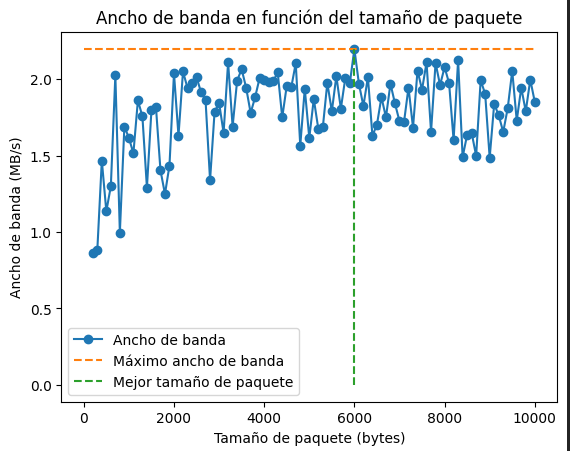
#> input picture Tarea 2/tarea1.png, 570 x 451 px
$ jupyter execute --allow-errors tarea2.ipynb
#> lines starting #> are read from the running program, lines starting #| are printed output that depends on the picture
### Tarea 1/jsockets.py
# jsockets para Python3
# sería bonito tener soporte para multicast
import socket
import sys


# accept no aporta nada en realidad...
def accept(s):
    return s.accept()


def socket_tcp_bind(port):
    return socket_bind(socket.SOCK_STREAM, port)


def socket_udp_bind(port):
    return socket_bind(socket.SOCK_DGRAM, port)


# [26 lines left out: function socket_bind, not called in this run]


def socket_tcp_connect(server, port):
    return socket_connect(socket.SOCK_STREAM, server, port)


def socket_udp_connect(server, port):
    return socket_connect(socket.SOCK_DGRAM, server, port)


# def socket_udp_unconnect(s):
#    return s.connect((0, 0)) # no funciona con '' ni None ni 0


def socket_connect(type, server, port):
#> called with type = 2, server = 'anakena.dcc.uchile.cl', port = '1819'
    s = None
    for res in socket.getaddrinfo(server, port, socket.AF_UNSPEC, type):
        af, socktype, proto, canonname, sa = res
        try:
            s = socket.socket(af, socktype, proto)
        except socket.error as msg:
            s = None
            continue
        try:
            s.connect(sa)
        except socket.error as msg:
            s.close()
            s = None
            continue
        break

    return s

### Tarea 2/tarea2.ipynb
# Tarea 2 - Redes: Medidor ancho de banda UDP Go-Back-N
---
### *Pablo Skewes*

## Realización del experimento

[cell 1]
from pathlib import Path
from tqdm import tqdm
import os
import sys
import time
import numpy as np
import time
import pandas as pd
import matplotlib.pyplot as plt
import subprocess
from contextlib import contextmanager
from sklearn.model_selection import ParameterGrid

import jsockets
from go_back_n import compute_bandwidth
from timer import Timer

Definamos las globales para conectarnos al servidor.

[cell 2]
FILEPATH = Path('/etc/services').resolve()
SERVER_URL = 'anakena.dcc.uchile.cl'
SERVER_PORT = '1819'

Podemos usar el "main" del programa para realizar un experimento de prueba y ver que todo funciona correctamente.

#> (a cell that did not finish here is left out)

Vemos que recuperamos un diccionario con los resultados como esperábamos, ahora podemos realizar el experimento completo para distintas combinaciones de valores.

[cell 4]
packet_sizes = list(range(1000, 10000, 1000)) + [9999]
window_sizes = [1, 5, 10, 20]
losses = [0, 0.1, 0.2, 0.3, 0.4, 0.5]
timeouts = [1, 5, 10, 20, 50, 100, 200, 500, 1000]

params = ParameterGrid({
    'packet_size': packet_sizes,
    'window_size': window_sizes,
    'loss': losses,
    'timeout': timeouts,
})

print(f"En total hay {len(params)} combinaciones de parámetros")

[cell 5]
results = []

for i, param in tqdm(enumerate(params), total=len(params)):
    verbose = False

    init_time = time.time()
    try:
        socket = jsockets.socket_udp_connect(SERVER_URL, SERVER_PORT)
        if socket is None:
            print("No se pudo abrir el socket")
            sys.exit(1)

        if verbose:
            print(f"Experiment {i+1}/{len(params)}")
            print(f"Parameters: {param}")

        data = compute_bandwidth(
            socket=socket,
            packet_size=param['packet_size'],
            timeout=param['timeout'],
            loss=param['loss'],
            window_size=param['window_size'],
            filepath=FILEPATH,
            verbose=verbose,
        )

        result = {
            'data_size': data['data_size'],
            'bytes_received': data['bytes_received'],
            'send_time': data['send_time'],
            'bandwidth': data['bandwidth'],
            'packet_size': param['packet_size'],
            'window_size': param['window_size'],
            'loss': param['loss'],
            'timeout': param['timeout'],
        }

    except Exception as e:
        # print("Experiment failed with parameters:")
        # print(param)
        result = {
            'data_size': np.nan,
            'bytes_received': np.nan,
            'send_time': np.nan,
            'bandwidth': np.nan,
            'packet_size': param['packet_size'],
            'window_size': param['window_size'],
            'loss': param['loss'],
            'timeout': param['timeout'],
        }

    results.append(result)

    time.sleep(0.1)

#> (a cell that did not finish here is left out)

[cell 7]
df = pd.DataFrame.from_records(results)

#> (a cell that did not finish here is left out)

## Análisis de Resultados

### Experimentos fallidos

[cell 9]
perc = df['bandwidth'].isna().sum() / len(df)
print(f"Porcentaje de experimentos fallidos: {perc:.2%}")

failed = df[df['bandwidth'].isna()]

[cell 10]
fig, axs = plt.subplots(2, 2, figsize=(12, 12))
axs = axs.flatten()

for i, param in enumerate(['packet_size', 'window_size', 'loss', 'timeout']):
    failed[param].value_counts().plot.pie(autopct='%1.1f%%', ax=axs[i])
    axs[i].set_title(f'Porcentaje de experimentos fallidos por {param}')
    axs[i].set_ylabel('')
    axs[i].set_xlabel('')
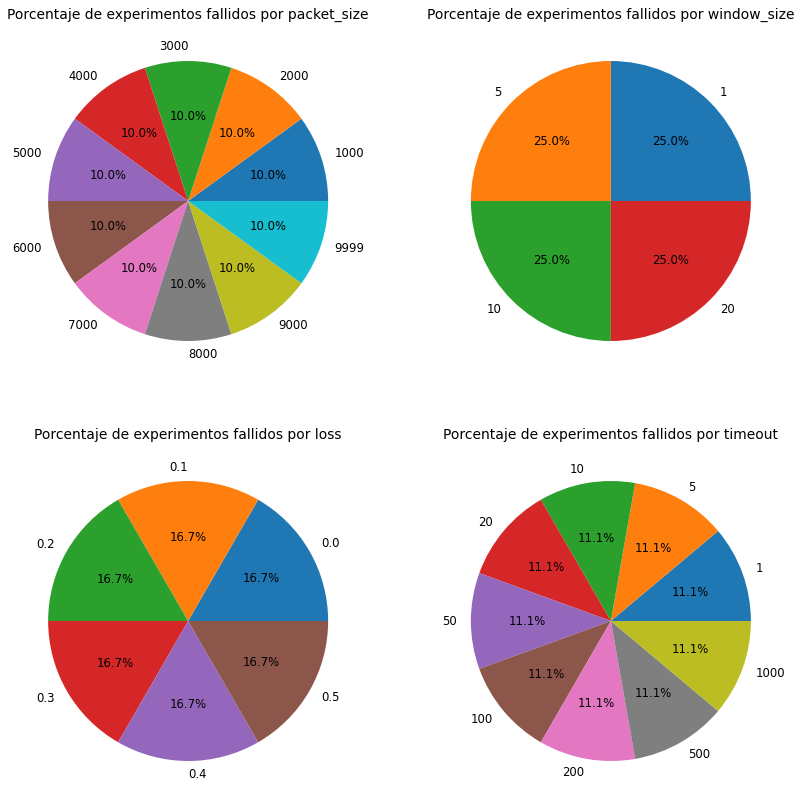
#> figure drawn by matplotlib, 4 panels

Podemos ver que de 2100 experimentos aproximadamente, unos 200 fallaraon y fueron principalmente por problemas de timeout, parece ser que 1ms es muy poco para que el servidor alcance a responder.

Ahora podemos eliminar los experimentos que fallaron para analizar los resultados.

[cell 11]
df = df.dropna().reset_index(drop=True)

## Pérdida de paquetes

[cell 12]
(df['data_size'] - df['bytes_received']).sum()

De los datos podemos ver que ningún experimento tuvo pérdida de paquetes, esto es porque el protocolo Go-Back-N tiene un mecanismo de retransmisión de paquetes que permite recuperarse de pérdidas de paquetes. Aunque no podremos estar 100% seguros de que no haya habido ningún error, podemos decir que la probabilidad de que haya ocurrido es muy baja y que los experimentos fueron exitosos.

[cell 13]
df

## Comparación con otros clientes

### Stop and Wait

[cell 14]
def get_number_regx(s):
    return ''.join([c for c in s if c.isdigit()])

@contextmanager
def supress_stdout():
    old_stdout = sys.stdout
    try:
        sys.stdout = open(os.devnull, 'w')
        yield
    finally:
        sys.stdout = old_stdout

[cell 15]
def execute_stop_and_wait(size: int, timeout: int, loss: float, filepath: str, server_url: str, server_port: str):
    try:
        cmd = f"python bwc-sw.py {size} {timeout} {loss} {filepath} {server_url} {server_port}"
        with supress_stdout():
            output = subprocess.check_output(cmd, shell=True)
        output = output.decode('utf-8')
        output = output.split('\n')[-2]
        output = output.split(', ')
    except Exception as e:
        print(e)
        return {
            'bytes_received': np.nan,
            'send_time': np.nan,
            'bandwidth': np.nan,
        }
    return {
        'bytes_received': int(get_number_regx(output[0])),
        'send_time': float(get_number_regx(output[1])),
        'bandwidth': float(get_number_regx(output[2]))
    }

#> (the rest of this cell did not finish here and is left out)

Logramos transformar el script dado en clases para el cliente StopAndWait en una función que devuelva los valores en un diccionario para poder compararlos con los resultados del cliente Go-Back-N.

[cell 16]
print(f"Vamos a probar el cliente con los siguientes parámetros:")
print(f"{packet_sizes=}")
print(f"{timeouts=}")
print(f"{losses=}")

[cell 17]
params_stop_and_wait = ParameterGrid({
    'packet_size': packet_sizes,
    'timeout': timeouts,
    'loss': losses,
})
print(f"En total hay {len(params_stop_and_wait)} combinaciones de parámetros")

[cell 18]
results_stop_and_wait = []
#> (the rest of this cell did not finish here and is left out)

[cell 19]
stop_and_wait_df = pd.DataFrame.from_records(results_stop_and_wait)

[cell 20]
stop_and_wait_df = stop_and_wait_df.dropna().reset_index(drop=True)

[cell 21]
stop_and_wait_df

[cell 22]
print(f"Recuperamos {len(stop_and_wait_df)} experimentos exitosos")

#> (a cell that did not finish here is left out)

Hubieron a penas 3 casos que perdieron bytes. Pero los vamos a eliminar para poder comparar los resultados.

#> (a cell that did not finish here is left out)

[cell 25]
stop_and_wait_df

### De la Tarea 1 podemos tomar el gráfico ya existente para el análisis

[cell 26]
plt.imshow(plt.imread('tarea1.png'));

Con todo esto podemos responder las preguntas.

# Pregunta 1

*Genere algunos experimentos con diversos tamaños de paquete, venta-
na, timeout y pérdidas y haga una recomendación de valores a utilizar
para las distintas pérdidas. Compare con la Tarea1 y con el cliente
stop-and-wait. Grafique sus resultados.*

Lo que queremos estudiar es el ancho de banda, por lo que vamos a graficar esto en el eje z siempre, y el resto de los parámetros los podremos representar de distinta forma:
- en el eje x: tamaño de paquete
- en el eje y: probabilidad de pérdida
- en el color: timeout
- en el tamaño de los puntos: tamaño de ventana

[cell 27]
import plotly.express as px
from copy import deepcopy

[cell 28]
fig = px.scatter_3d(
    df,
    x='packet_size',
    y='timeout',
    z='bandwidth',
    color='loss',
    opacity=0.7,
    size='window_size',
    hover_data=['send_time'],
    title='Bandwidth vs packet_size, timeout, loss, window_size',
    labels={
        'packet_size': 'Tamaño de paquete',
        'bandwidth': 'Ancho de banda',
        'timeout': 'Timeout',
        'loss': 'Probabilidad de pérdida',
        'window_size': 'Tamaño de ventana',
        'send_time': 'Tiempo de envío',
    },
    width=1000,
    height=800,
)

fig.update_layout(
    scene = dict(
        xaxis_title='Tamaño de paquete',
        yaxis_title='Timeout',
        zaxis_title='Ancho de banda',
    ),
    scene_aspectmode='cube',
    title={
        'text': 'Bandwidth vs packet_size, timeout, loss, window_size',
        'y': 0.9,
        'x': 0.5,
        'xanchor': 'center',
        'yanchor': 'top'
    },
)

print()

[cell 29]
fig.show()

Del gráfico podemos concluir lo siguiente:
- Claramente se ve que a mayor probabilidad de pérdida, menor es el ancho de banda. Esto es porque el protocolo tiene que retransmitir más paquetes.
- El tamaño de ventana se distribuye de forma uniforme o un poco aleatoria, no se ve una tendencia clara y parece depender de los otros parámetros.
- El timeout tampoco se ve una tendencia clara, asi que podemos plotearlo más en específico.

#> (a cell that did not finish here is left out)

Vemos que a menor timeout mejor se aprovecha el ancho de banda, esto es porque el protocolo tiene que esperar menos tiempo para retransmitir paquetes. Sin embargo ya vimos que muchos experimentos fallaron para timeout=1, por lo que es mejor descartarlo.

Los puntos interesantes a analizar puede ser:

[cell 31]
plt.imshow(plt.imread('optimo.png'));
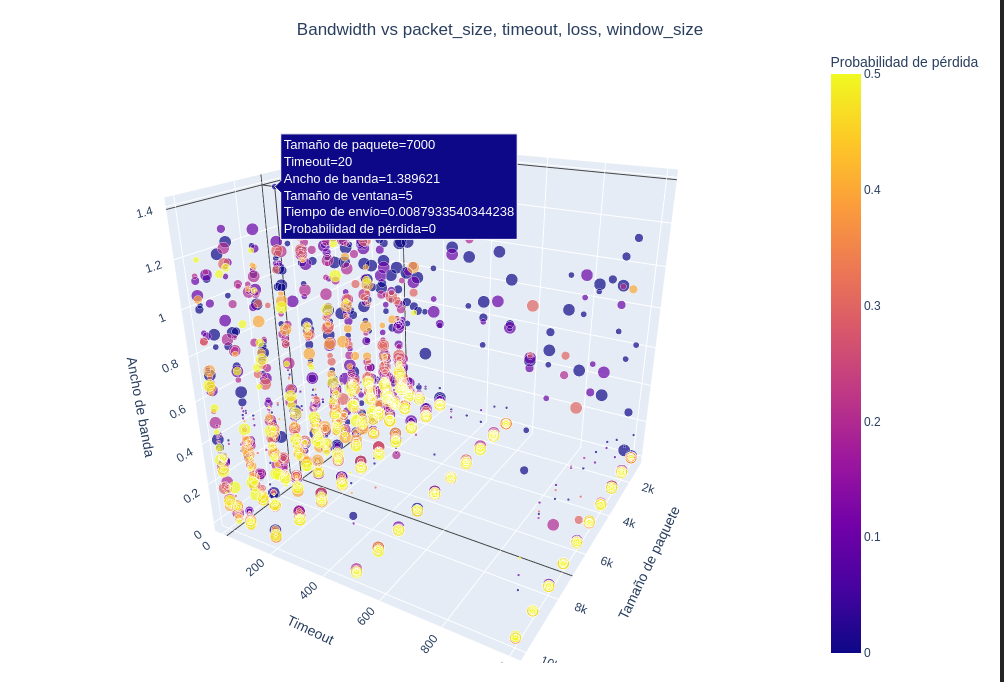
#> input picture Tarea 2/optimo.png, 1004 x 682 px

El set de parámetros óptimo encontrado para este experimento es:
- packet_size = 7000
- timeout = 20
- window_size = 5
- loss_prob = 0 (claramente)

Obteniendo un ancho de banda de 1.38 Mbps.

Esto se condice con el gráfico de la primera tarea, donde el óptimo se encuetra para un packet_size parecido.
Cabe mencionar que los datos tienen ruido a causa de la red, por lo que no podemos asegurar que estos sean los valores óptimos, pero si podemos decir que son los mejores que encontramos.

También nos interesaría estudiar un caso donde haya una probabilidad de pérdida no nula, para ver como se comporta el protocolo cuando las condiciones no son ideales.

[cell 32]
plt.imshow(plt.imread('alto_loss.png'));
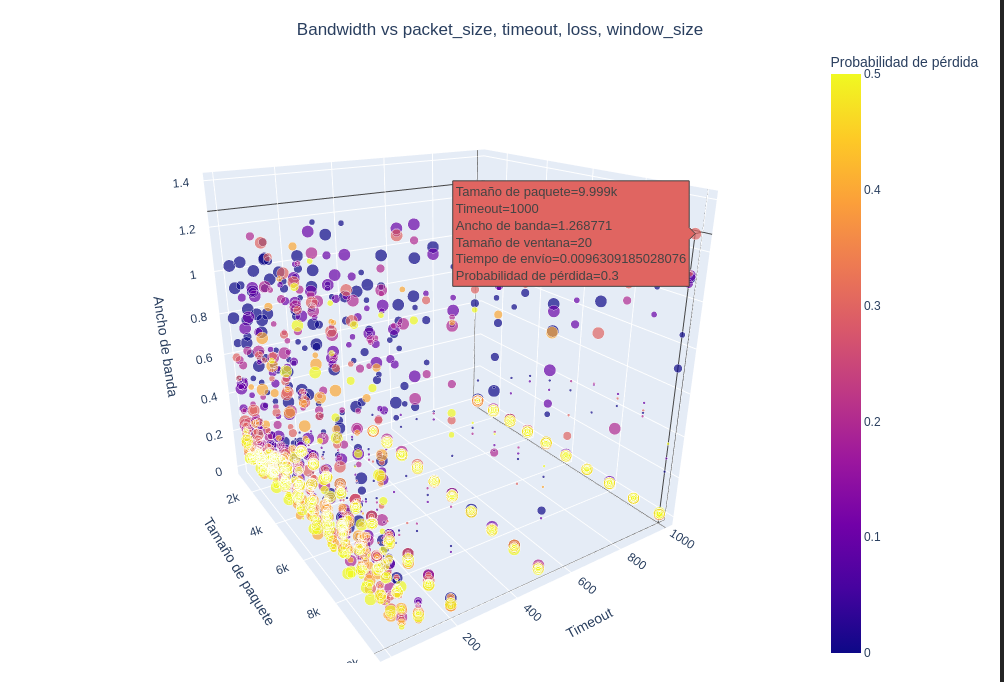
#> input picture Tarea 2/alto_loss.png, 1004 x 682 px
